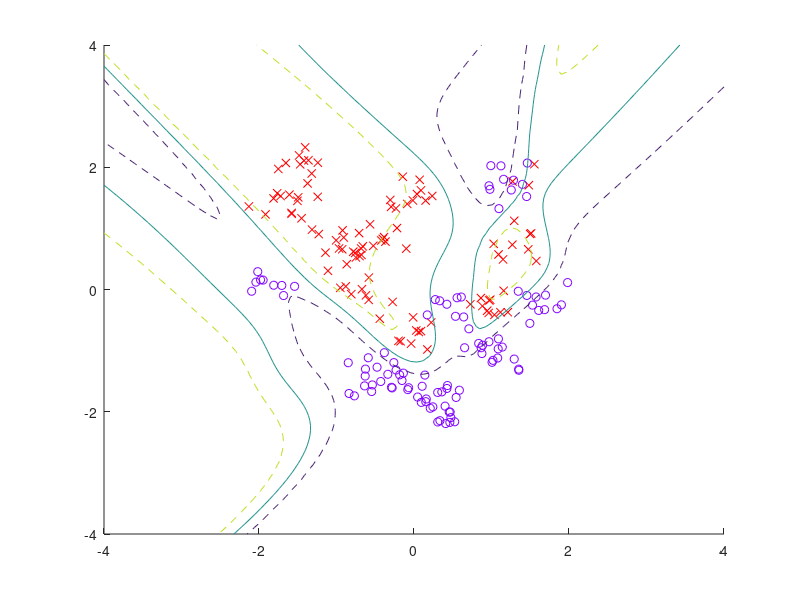

Recreate this plot in MATLAB.
clear;
clc;
more off;

sigmoid = @(x) 1 ./(1+exp(-x));
lossfn = @(pred,ytrue) max(0, 1-pred.*ytrue);

data = load('data2Class_adjusted.txt');
X = data(:,1:3);
Y = data(:,4);

n = rows(X);
m = columns(X);

l = [m,100,1];
numlayers = columns(l)-1;
layers = cell(1,numlayers);
for i = 1:numlayers
  % random matrix of dims li x li-1
  layers{i} = rand(l(i+1),l(i))*2-1;
end

function [f,xes] = fwd(x, layers, xes, activationFN)
  numlayers = columns(layers);
  z=0;
  for lay = 1:numlayers
    % keep track of x input per layer
    xes{lay} = x;
    % compute z then compute x
    z = layers{lay}*x;
    x = activationFN(z);
  end
  f=z;
end

function gradients = bwd(delta,layers,xes,gradients)
  numlayers = columns(layers);
  for lay = numlayers:-1:1 % backwards loop
    x = xes{lay};
    gradient = delta'*x';
    delta = (delta*layers{lay}).*(x.*(1-x))';
    gradients{lay} += gradient;
  end
end

gradients = cell(1,numlayers);

total_loss = 10;
iter = 0;
while total_loss > 0.1
  for i = 1:numlayers
    % init gradients to zero
    gradients{i} = zeros(l(i+1),l(i));
  end
  losses = [];
  for i = 1:n
    % forward
    xes = cell(1,numlayers);
    x = X(i,:)';
    [f,xes] = fwd(x,layers,xes, sigmoid);
    % compute loss
    loss = lossfn(f,Y(i));
    losses = [losses;loss];
    delta = -Y(i)*[1-f*Y(i) > 0];
    % backward
    gradients = bwd(delta,layers,xes,gradients);
  end
  % gradient descent step
  for lay = 1:numlayers
    layers{lay} = layers{lay}-0.05*gradients{lay};
  end
  % calc loss
  total_loss = sum(losses)/n
  iter+=1
end

% viz
space = linspace(-4,4,100);
[x2,x3] = meshgrid(space,space);
x1 = ones(size(x2));
Xgrid = [x1(:),x2(:),x3(:)];
F = zeros(rows(Xgrid),1);
for i = 1:rows(Xgrid)
  x = Xgrid(i,:)';
  f = fwd(x,layers,cell(1,numlayers),sigmoid);
  F(i) = sigmoid(f);
end
F = reshape(F,size(x2));
hold on;
scatter(X(:,2)(Y==1),X(:,3)(Y==1),[],[1 0 0],'x');
scatter(X(:,2)(Y==-1),X(:,3)(Y==-1),[],[.5 0 1],'o');
contour(x2,x3,F, [0.5,0.5]);
contour(x2,x3,F, [0.1,0.9], '--');
